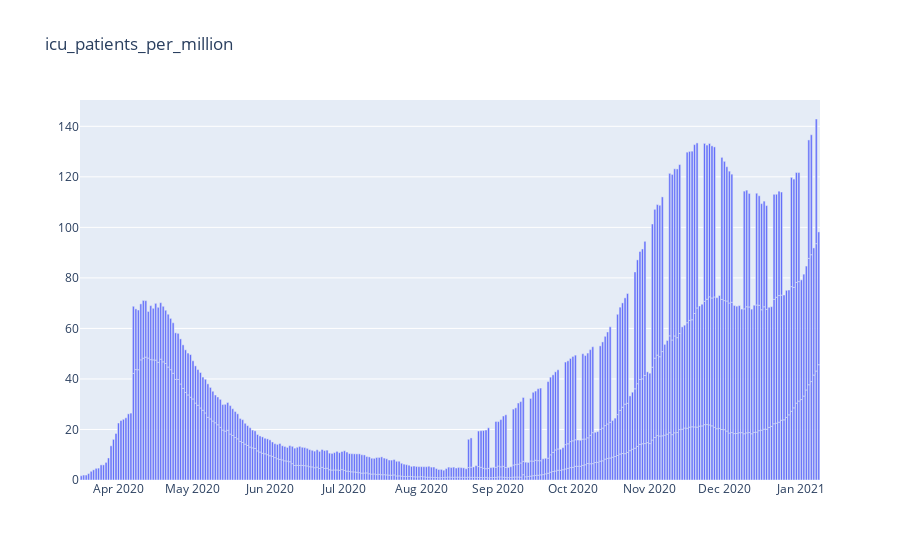

Notebook code cell kept with this figure:
### Code cell
fig = go.Figure(data=[go.Bar(x=countries_cols['date'], y=countries_cols['icu_patients_per_million'])], layout_title_text="icu_patients_per_million")
fig.show()

### Figure 1 — Plotly figure (JSON) as saved in the notebook; plotly's stock layout.template omitted (floating-point values rounded to 4 significant figures; data arrays with more than 128 entries replaced by an {"elided": "..."} marker saying what was removed)
{"data": [{"type": "bar", "x": {"elided": "671 str values"}, "y": {"elided": "671 float values"}}], "layout": {"title": {"text": "icu_patients_per_million"}}}
